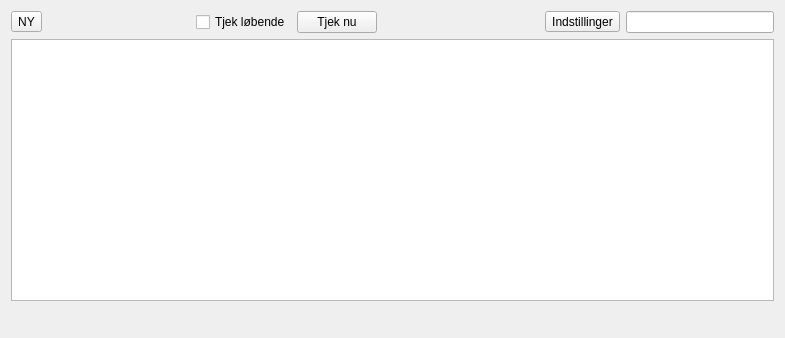
<?xml version="1.0" encoding="UTF-8"?>
<ui version="4.0">
 <class>LerPlusDockWidgetBase</class>
 <widget class="QWidget" name="LerPlusDockWidgetBase">
  <property name="geometry">
   <rect>
    <x>0</x>
    <y>0</y>
    <width>785</width>
    <height>338</height>
   </rect>
  </property>
  <property name="windowTitle">
   <string>LER+</string>
  </property>
  <layout class="QGridLayout" name="gridLayout_2">
   <item row="0" column="0">
    <layout class="QGridLayout" name="gridLayout">
     <item row="1" column="0">
      <layout class="QVBoxLayout" name="verticalLayout">
       <item>
        <widget class="QTableWidget" name="resulttable"/>
       </item>
      </layout>
     </item>
     <item row="0" column="0">
      <layout class="QHBoxLayout" name="horizontalLayout">
       <item>
        <widget class="QToolButton" name="newsessionButton">
         <property name="toolTip">
          <string>Ny graveforespørgsel</string>
         </property>
         <property name="text">
          <string>NY</string>
         </property>
         <property name="icon">
          <iconset>
           <normaloff>icon.png</normaloff>icon.png</iconset>
         </property>
        </widget>
       </item>
       <item>
        <spacer name="horizontalSpacer">
         <property name="orientation">
          <enum>Qt::Horizontal</enum>
         </property>
         <property name="sizeHint" stdset="0">
          <size>
           <width>40</width>
           <height>20</height>
          </size>
         </property>
        </spacer>
       </item>
       <item>
        <widget class="QCheckBox" name="autopollCheckbox">
         <property name="text">
          <string>Tjek løbende</string>
         </property>
        </widget>
       </item>
       <item>
        <widget class="QPushButton" name="updatenowButton">
         <property name="text">
          <string>Tjek nu</string>
         </property>
        </widget>
       </item>
       <item>
        <widget class="QLabel" name="updatelabel">
         <property name="text">
          <string/>
         </property>
        </widget>
       </item>
       <item>
        <spacer name="horizontalSpacer_4">
         <property name="orientation">
          <enum>Qt::Horizontal</enum>
         </property>
         <property name="sizeHint" stdset="0">
          <size>
           <width>40</width>
           <height>20</height>
          </size>
         </property>
        </spacer>
       </item>
       <item>
        <widget class="QToolButton" name="settingsButton">
         <property name="text">
          <string>Indstillinger</string>
         </property>
        </widget>
       </item>
       <item>
        <widget class="QgsFilterLineEdit" name="filterEdit">
         <property name="showSearchIcon">
          <bool>true</bool>
         </property>
         <property name="showSpinner">
          <bool>false</bool>
         </property>
         <property name="qgisRelation" stdset="0">
          <string notr="true"/>
         </property>
        </widget>
       </item>
      </layout>
     </item>
     <item row="2" column="0">
      <layout class="QHBoxLayout" name="horizontalLayout_2">
       <property name="leftMargin">
        <number>0</number>
       </property>
       <property name="topMargin">
        <number>0</number>
       </property>
       <item>
        <widget class="QLabel" name="LER2Status">
         <property name="font">
          <font>
           <weight>75</weight>
           <bold>true</bold>
          </font>
         </property>
         <property name="text">
          <string/>
         </property>
        </widget>
       </item>
       <item>
        <spacer name="horizontalSpacer_2">
         <property name="orientation">
          <enum>Qt::Horizontal</enum>
         </property>
         <property name="sizeHint" stdset="0">
          <size>
           <width>40</width>
           <height>20</height>
          </size>
         </property>
        </spacer>
       </item>
       <item>
        <widget class="QLabel" name="clientName">
         <property name="font">
          <font>
           <weight>75</weight>
           <bold>true</bold>
          </font>
         </property>
         <property name="text">
          <string/>
         </property>
        </widget>
       </item>
       <item>
        <spacer name="horizontalSpacer_3">
         <property name="orientation">
          <enum>Qt::Horizontal</enum>
         </property>
         <property name="sizeHint" stdset="0">
          <size>
           <width>40</width>
           <height>20</height>
          </size>
         </property>
        </spacer>
       </item>
       <item>
        <widget class="QLabel" name="clientIsLive">
         <property name="font">
          <font>
           <weight>75</weight>
           <bold>true</bold>
          </font>
         </property>
         <property name="text">
          <string/>
         </property>
        </widget>
       </item>
      </layout>
     </item>
    </layout>
   </item>
  </layout>
 </widget>
 <customwidgets>
  <customwidget>
   <class>QgsFilterLineEdit</class>
   <extends>QLineEdit</extends>
   <header>qgsfilterlineedit.h</header>
  </customwidget>
 </customwidgets>
 <resources/>
 <connections/>
</ui>
